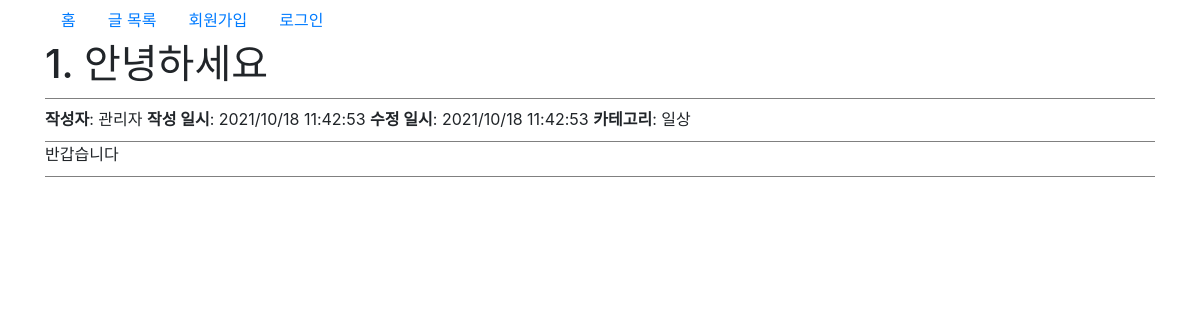
Page /board/detail/1 on the committed database.
### board/models.py (models this page shows, shortened)
class Post(models.Model):
    writer = models.ForeignKey(CustomUser, on_delete=models.SET_NULL, null=True, blank=True, verbose_name='작성자')
    title = models.CharField(max_length=255, verbose_name='글 제목')   # not null -> null/none/빈 문자열은 비허용
    content = models.TextField(verbose_name='글 내용')   # TextField: 대용량 text
    category = models.ForeignKey(Category, on_delete=models.SET_NULL, null=True, blank=True)   # nullable 컬럼, 빈 문자열 허용 컬럼으로 설정(blank는 form 검증과 관련)
    create_at = models.DateTimeField(auto_now_add=True, verbose_name='작성일시')   # auto_now_add: insert할 때만 일시를 자동 입력
    update_at = models.DateTimeField(auto_now=True, verbose_name='수정일시')   # auto_now=True: insert/update할 때 일시를 자동 입력
    class Meta:
        ordering=['-id']   # id 내림차순 정렬

class Category(models.Model):
    category_id = models.AutoField(primary_key=True)   # AutoField: 1씩 자동 증가하는 정수형 컬럼
    category_name = models.CharField(max_length=200, verbose_name='카테고리명')   # verbose_name: 필드가 화면에 나올 때 사용할 label값(등록/수정/조회 시 보여질 label값)
    class Meta:
        ordering=['category_id']   # 기본 정렬방식 지정

### account/models.py (models this page shows, shortened)
class CustomUser(AbstractUser):
    GENDER_CHOICE = [
        ['F', '여성'],   # <option value='F'>여성</option> --- [전송할값, 보여질값]
        ['M', '남성']
    ]
    name = models.CharField(max_length=100, verbose_name='이름')
    email = models.EmailField(max_length=100, verbose_name='이메일')
    gender = models.CharField(max_length=1, verbose_name='성별', choices=GENDER_CHOICE)

### board/templates/board/post_detail.html (shortened to what this page needs)
{% extends 'layout.html' %}
{% block contents %}
<h1 style="border-bottom: 1px solid gray; padding-bottom: 10px;">{{object.pk}}. {{object.title}}</h1>
<div style="border-bottom: 1px solid gray; padding-bottom: 10px;">
    <b>작성자</b>: {{object.writer.name}}
    <b>작성 일시</b>: {{object.create_at | date:"Y/m/d H:i:s"}}
    <b>수정 일시</b>: {{object.update_at | date:"Y/m/d H:i:s"}}
    <b>카테고리</b>: {{object.category.category_name}}
</div>
<div style="border-bottom: 1px solid gray; padding-bottom: 10px;">
    {{object.content | linebreaksbr}}
</div>
{% endblock contents %}

### rows in the picture
Post: pk "1", title "안녕하세요", writer.name "관리자", create_at "2021/10/18 11:42:53", update_at "2021/10/18 11:42:53", category.category_name "일상", content "반갑습니다"
